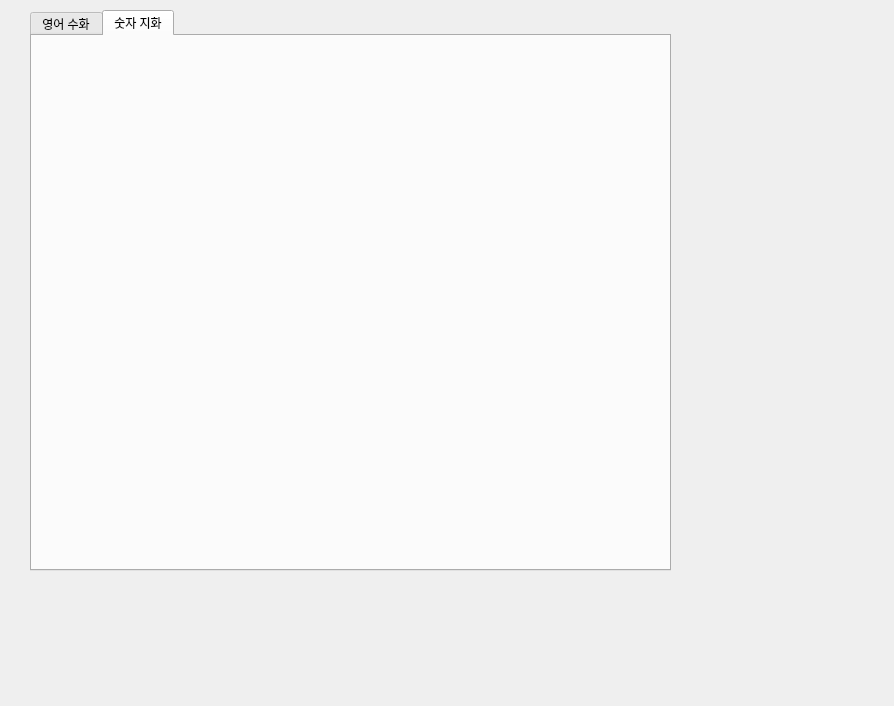
<?xml version="1.0" encoding="UTF-8"?>
<ui version="4.0">
 <class>Dialog</class>
 <widget class="QDialog" name="Dialog">
  <property name="geometry">
   <rect>
    <x>0</x>
    <y>0</y>
    <width>894</width>
    <height>706</height>
   </rect>
  </property>
  <property name="windowTitle">
   <string>Dialog</string>
  </property>
  <widget class="QTabWidget" name="tabWidget">
   <property name="geometry">
    <rect>
     <x>30</x>
     <y>10</y>
     <width>641</width>
     <height>561</height>
    </rect>
   </property>
   <property name="currentIndex">
    <number>1</number>
   </property>
   <widget class="QWidget" name="tab">
    <attribute name="title">
     <string>영어 수화</string>
    </attribute>
    <widget class="QLabel" name="label">
     <property name="geometry">
      <rect>
       <x>-50</x>
       <y>-40</y>
       <width>961</width>
       <height>621</height>
      </rect>
     </property>
     <property name="text">
      <string>&lt;html&gt;&lt;head/&gt;&lt;body&gt;&lt;p&gt;숫자 사진&lt;img src=&quot;:/newPrefix/img.png&quot;/&gt;&lt;/p&gt;&lt;/body&gt;&lt;/html&gt;</string>
     </property>
    </widget>
   </widget>
   <widget class="QWidget" name="tab_2">
    <attribute name="title">
     <string>숫자 지화</string>
    </attribute>
    <widget class="QLabel" name="label_2">
     <property name="geometry">
      <rect>
       <x>0</x>
       <y>40</y>
       <width>661</width>
       <height>431</height>
      </rect>
     </property>
     <property name="text">
      <string>&lt;html&gt;&lt;head/&gt;&lt;body&gt;&lt;p&gt;&lt;img src=&quot;:/newPrefix/num.JPG&quot;/&gt;&lt;/p&gt;&lt;/body&gt;&lt;/html&gt;</string>
     </property>
    </widget>
   </widget>
  </widget>
 </widget>
 <resources>
  <include location="aa.qrc"/>
 </resources>
 <connections/>
</ui>
